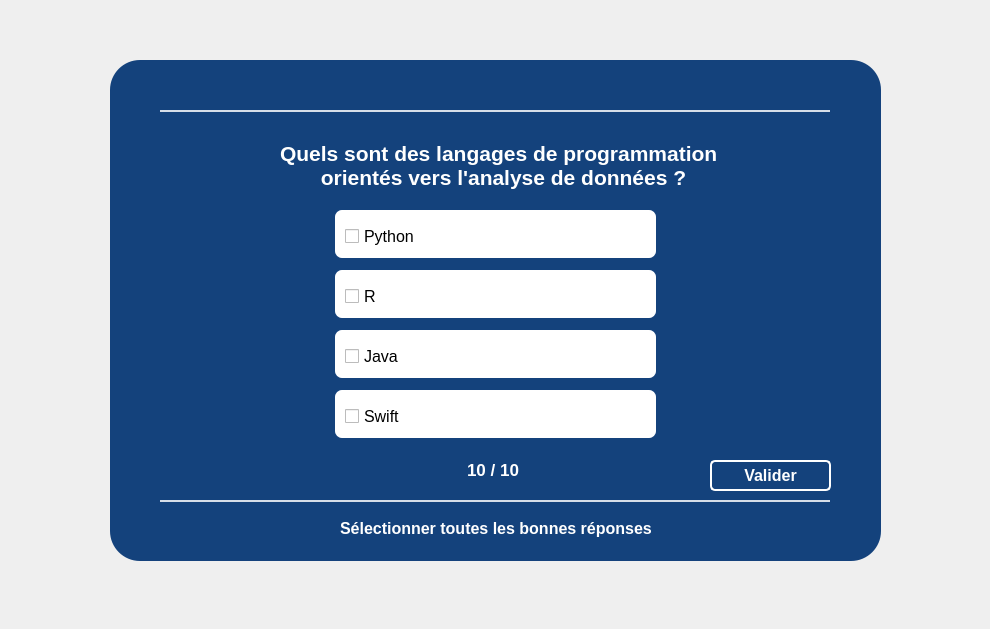
<?xml version="1.0" encoding="UTF-8"?>
<ui version="4.0">
 <class>page_10</class>
 <widget class="QDialog" name="page_10">
  <property name="geometry">
   <rect>
    <x>0</x>
    <y>0</y>
    <width>990</width>
    <height>629</height>
   </rect>
  </property>
  <property name="windowTitle">
   <string>Dialog</string>
  </property>
  <widget class="QWidget" name="widget" native="true">
   <property name="geometry">
    <rect>
     <x>10</x>
     <y>20</y>
     <width>951</width>
     <height>581</height>
    </rect>
   </property>
   <property name="cursor">
    <cursorShape>ArrowCursor</cursorShape>
   </property>
   <property name="styleSheet">
    <string notr="true">QPushButton#pushButton{
	background: none;
	border: 2px solid white;
	color: white;
	border-radius: 5px;
}


QPushButton#pushButton:pressed{
	padding-left: 5px;
	padding-top: 5px;
}


</string>
   </property>
   <widget class="QLabel" name="label_5">
    <property name="geometry">
     <rect>
      <x>100</x>
      <y>40</y>
      <width>771</width>
      <height>501</height>
     </rect>
    </property>
    <property name="styleSheet">
     <string notr="true">background-color: rgb(20, 66, 124);
border-radius: 30px;</string>
    </property>
    <property name="text">
     <string/>
    </property>
   </widget>
   <widget class="QLabel" name="label">
    <property name="geometry">
     <rect>
      <x>150</x>
      <y>90</y>
      <width>670</width>
      <height>2</height>
     </rect>
    </property>
    <property name="styleSheet">
     <string notr="true">background-color: rgba(255, 255, 255, 210);
border-radius: 50px;</string>
    </property>
    <property name="text">
     <string/>
    </property>
   </widget>
   <widget class="QLabel" name="label_2">
    <property name="geometry">
     <rect>
      <x>150</x>
      <y>480</y>
      <width>670</width>
      <height>2</height>
     </rect>
    </property>
    <property name="styleSheet">
     <string notr="true">background-color: rgba(255, 255, 255, 210);
border-radius: 50px;</string>
    </property>
    <property name="text">
     <string/>
    </property>
   </widget>
   <widget class="QLabel" name="label_3">
    <property name="geometry">
     <rect>
      <x>325</x>
      <y>190</y>
      <width>321</width>
      <height>48</height>
     </rect>
    </property>
    <property name="styleSheet">
     <string notr="true">background-color: rgba(255, 255, 255, 255);
border-radius: 7px;</string>
    </property>
    <property name="text">
     <string/>
    </property>
   </widget>
   <widget class="QLabel" name="label_4">
    <property name="geometry">
     <rect>
      <x>325</x>
      <y>250</y>
      <width>321</width>
      <height>48</height>
     </rect>
    </property>
    <property name="styleSheet">
     <string notr="true">background-color: rgba(255, 255, 255, 255);
border-radius: 7px;</string>
    </property>
    <property name="text">
     <string/>
    </property>
   </widget>
   <widget class="QLabel" name="label_6">
    <property name="geometry">
     <rect>
      <x>325</x>
      <y>310</y>
      <width>321</width>
      <height>48</height>
     </rect>
    </property>
    <property name="styleSheet">
     <string notr="true">background-color: rgba(255, 255, 255, 255);
border-radius: 7px;</string>
    </property>
    <property name="text">
     <string/>
    </property>
   </widget>
   <widget class="QLabel" name="label_7">
    <property name="geometry">
     <rect>
      <x>325</x>
      <y>370</y>
      <width>321</width>
      <height>48</height>
     </rect>
    </property>
    <property name="styleSheet">
     <string notr="true">background-color: rgba(255, 255, 255, 255);
border-radius: 7px;</string>
    </property>
    <property name="text">
     <string/>
    </property>
   </widget>
   <widget class="QLabel" name="label_8">
    <property name="geometry">
     <rect>
      <x>330</x>
      <y>500</y>
      <width>311</width>
      <height>17</height>
     </rect>
    </property>
    <property name="font">
     <font>
      <pointsize>12</pointsize>
      <weight>75</weight>
      <bold>true</bold>
     </font>
    </property>
    <property name="styleSheet">
     <string notr="true">color : white;</string>
    </property>
    <property name="text">
     <string>Sélectionner toutes les bonnes réponses</string>
    </property>
   </widget>
   <widget class="QPushButton" name="GaucheTo9_pushButton">
    <property name="enabled">
     <bool>true</bool>
    </property>
    <property name="geometry">
     <rect>
      <x>418</x>
      <y>430</y>
      <width>41</width>
      <height>41</height>
     </rect>
    </property>
    <property name="cursor">
     <cursorShape>PointingHandCursor</cursorShape>
    </property>
    <property name="styleSheet">
     <string notr="true">border: none;
</string>
    </property>
    <property name="text">
     <string/>
    </property>
    <property name="icon">
     <iconset>
      <normaloff>../gauche.png</normaloff>../gauche.png</iconset>
    </property>
    <property name="iconSize">
     <size>
      <width>40</width>
      <height>40</height>
     </size>
    </property>
   </widget>
   <widget class="QPushButton" name="DroiteNon_pushButton">
    <property name="enabled">
     <bool>false</bool>
    </property>
    <property name="geometry">
     <rect>
      <x>512</x>
      <y>430</y>
      <width>41</width>
      <height>41</height>
     </rect>
    </property>
    <property name="cursor">
     <cursorShape>PointingHandCursor</cursorShape>
    </property>
    <property name="styleSheet">
     <string notr="true">border: none;
</string>
    </property>
    <property name="text">
     <string/>
    </property>
    <property name="icon">
     <iconset>
      <normaloff>../droite.png</normaloff>../droite.png</iconset>
    </property>
    <property name="iconSize">
     <size>
      <width>40</width>
      <height>40</height>
     </size>
    </property>
   </widget>
   <widget class="QLabel" name="label_9">
    <property name="geometry">
     <rect>
      <x>457</x>
      <y>441</y>
      <width>61</width>
      <height>17</height>
     </rect>
    </property>
    <property name="font">
     <font>
      <pointsize>13</pointsize>
      <weight>75</weight>
      <bold>true</bold>
     </font>
    </property>
    <property name="styleSheet">
     <string notr="true">color: white;</string>
    </property>
    <property name="text">
     <string>10 / 10</string>
    </property>
   </widget>
   <widget class="QLabel" name="label_10">
    <property name="geometry">
     <rect>
      <x>270</x>
      <y>90</y>
      <width>441</width>
      <height>111</height>
     </rect>
    </property>
    <property name="font">
     <font>
      <pointsize>16</pointsize>
      <weight>75</weight>
      <bold>true</bold>
     </font>
    </property>
    <property name="styleSheet">
     <string notr="true">color: white;
</string>
    </property>
    <property name="text">
     <string>Quels sont des langages de programmation
       orientés vers l'analyse de données ?</string>
    </property>
   </widget>
   <widget class="QCheckBox" name="Q10_R2_checkBox">
    <property name="geometry">
     <rect>
      <x>335</x>
      <y>265</y>
      <width>281</width>
      <height>23</height>
     </rect>
    </property>
    <property name="font">
     <font>
      <pointsize>12</pointsize>
     </font>
    </property>
    <property name="text">
     <string>R</string>
    </property>
   </widget>
   <widget class="QCheckBox" name="Q10_R3_checkBox">
    <property name="geometry">
     <rect>
      <x>335</x>
      <y>325</y>
      <width>291</width>
      <height>23</height>
     </rect>
    </property>
    <property name="font">
     <font>
      <pointsize>12</pointsize>
     </font>
    </property>
    <property name="text">
     <string>Java</string>
    </property>
   </widget>
   <widget class="QCheckBox" name="Q10_R1_checkBox">
    <property name="geometry">
     <rect>
      <x>335</x>
      <y>205</y>
      <width>281</width>
      <height>23</height>
     </rect>
    </property>
    <property name="font">
     <font>
      <pointsize>12</pointsize>
     </font>
    </property>
    <property name="text">
     <string>Python</string>
    </property>
   </widget>
   <widget class="QCheckBox" name="Q10_R4_checkBox">
    <property name="geometry">
     <rect>
      <x>335</x>
      <y>385</y>
      <width>281</width>
      <height>23</height>
     </rect>
    </property>
    <property name="font">
     <font>
      <pointsize>12</pointsize>
     </font>
    </property>
    <property name="text">
     <string>Swift</string>
    </property>
   </widget>
   <widget class="QPushButton" name="pushButton">
    <property name="geometry">
     <rect>
      <x>700</x>
      <y>440</y>
      <width>121</width>
      <height>31</height>
     </rect>
    </property>
    <property name="font">
     <font>
      <pointsize>12</pointsize>
      <weight>75</weight>
      <bold>true</bold>
     </font>
    </property>
    <property name="cursor">
     <cursorShape>PointingHandCursor</cursorShape>
    </property>
    <property name="text">
     <string>Valider</string>
    </property>
   </widget>
   <zorder>label_5</zorder>
   <zorder>label_8</zorder>
   <zorder>GaucheTo9_pushButton</zorder>
   <zorder>DroiteNon_pushButton</zorder>
   <zorder>label</zorder>
   <zorder>label_2</zorder>
   <zorder>label_9</zorder>
   <zorder>label_7</zorder>
   <zorder>label_6</zorder>
   <zorder>label_4</zorder>
   <zorder>label_3</zorder>
   <zorder>label_10</zorder>
   <zorder>Q10_R2_checkBox</zorder>
   <zorder>Q10_R3_checkBox</zorder>
   <zorder>Q10_R1_checkBox</zorder>
   <zorder>Q10_R4_checkBox</zorder>
   <zorder>pushButton</zorder>
  </widget>
 </widget>
 <resources/>
 <connections/>
</ui>
